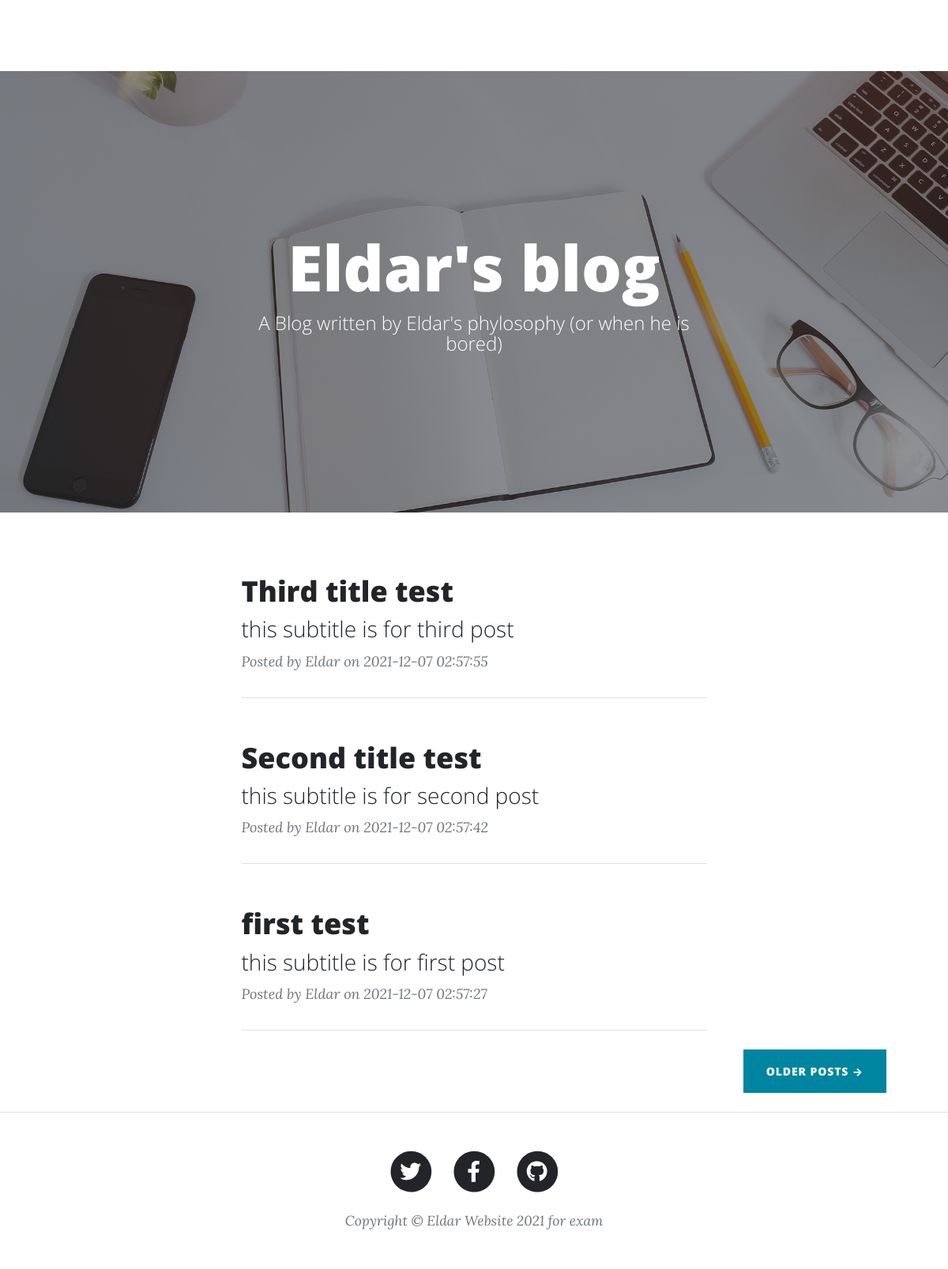
Page /pages/home.php on the committed database.
### tables this page shows
CREATE TABLE `posts` (
  `id` int(11) NOT NULL,
  `img` varchar(1000) NOT NULL,
  `title` varchar(200) NOT NULL,
  `body` text NOT NULL,
  `timestamp` timestamp NOT NULL DEFAULT CURRENT_TIMESTAMP ON UPDATE CURRENT_TIMESTAMP,
  `subtitle` varchar(200) NOT NULL
);

### post_control/get_posts.php (called while the page is built, shortened)
<?php
   require "../blocks/connect.php";
   $sql = "SELECT * FROM posts ORDER BY timestamp desc limit 3 ";
   $result = $mysql->query($sql);
   if ($result->num_rows > 0) {
       $idarray= array();
   }
   ?>

### pages/home.php (the view, shortened to what this page needs)
<?php
include '../post_control/get_posts.php'
?>
<!DOCTYPE html>
<html lang="en">
    <head>
        <link href="../css/styles.css" rel="stylesheet" />
    </head>
    <body>
        <nav class="navbar navbar-expand-lg navbar-light" id="mainNav">
            <div class="container px-4 px-lg-5">
                <div class="collapse navbar-collapse" id="navbarResponsive">
                    <ul class="navbar-nav ms-auto py-4 py-lg-0">
                        <li class="nav-item"><a class="nav-link px-lg-3 py-3 py-lg-4" href="./home.php">Home</a></li>
                        <li class="nav-item"><a class="nav-link px-lg-3 py-3 py-lg-4" href="./about.php">About</a></li>
                        <li class="nav-item"><a class="nav-link px-lg-3 py-3 py-lg-4" href="./post.php">Sample Post</a></li>
                        <li class="nav-item"><a class="nav-link px-lg-3 py-3 py-lg-4" href="./contact.php">Contact</a></li>
                        <li class="nav-item"><a class="nav-link px-lg-3 py-3 py-lg-4" href="../exit.php">Выйти</a></li>
                    </ul>
                </div>
            </div>
        </nav>
        <header class="masthead" style="background-image: url('assets/img/home-bg.jpg')">
            <div class="container position-relative px-4 px-lg-5">
                <div class="row gx-4 gx-lg-5 justify-content-center">
                    <div class="col-md-10 col-lg-8 col-xl-7">
                        <div class="site-heading">
                            <h1>Eldar's blog</h1>
                            <span class="subheading">A Blog written by Eldar's phylosophy (or when he is bored)</span>
                        </div>
                    </div>
                </div>
            </div>
        </header>
        <main>
        <div class="container px-4 px-lg-5">
            <div class="row gx-4 gx-lg-5 justify-content-center">
            <?php
              for($x = 0; $x < 3; $x++) {
                if(isset($x)) {
                  $query = mysqli_query(
  $mysql,"SELECT * FROM `posts` WHERE id = '$idarray[$x]'");
                  $res = mysqli_fetch_array($query);
                  $blog_title = $res['title'];
                  $blog_subtitle = $res['subtitle'];
                  $blog_time = $res['timestamp'];
            ?>
                <div class="col-md-10 col-lg-8 col-xl-7">
                    <div class="post-preview">
                        <a href="post.php">
                            <h2 class="post-title"><?php echo $blog_title; ?></h2>
                            <h3 class="post-subtitle"><?php echo $blog_subtitle; ?></h3>
                        </a>
                        <p class="post-meta">
                            Posted by Eldar
                            on <?php echo $blog_time; ?>
                        </p>
                    </div>
                    <hr class="my-4" />
                </div>
                <?php
              }
             }
           ?>
            </div>
            <div class="d-flex justify-content-end mb-4"><a class="btn btn-primary text-uppercase" href="#!">Older Posts →</a></div>
        </div>
        <footer class="border-top">
            <div class="container px-4 px-lg-5">
                <div class="row gx-4 gx-lg-5 justify-content-center">
                    <div class="col-md-10 col-lg-8 col-xl-7">
                        <ul class="list-inline text-center">
                            <li class="list-inline-item">
                                <a href="#!">
                                    <span class="fa-stack fa-lg">
                                        <i class="fas fa-circle fa-stack-2x"></i>
                                        <i class="fab fa-twitter fa-stack-1x fa-inverse"></i>
                                    </span>
                                </a>
                            </li>
                            <li class="list-inline-item">
                                <a href="#!">
                                    <span class="fa-stack fa-lg">
                                        <i class="fas fa-circle fa-stack-2x"></i>
                                        <i class="fab fa-facebook-f fa-stack-1x fa-inverse"></i>
                                    </span>
                                </a>
                            </li>
                            <li class="list-inline-item">
                                <a href="#!">
                                    <span class="fa-stack fa-lg">
                                        <i class="fas fa-circle fa-stack-2x"></i>
                                        <i class="fab fa-github fa-stack-1x fa-inverse"></i>
                                    </span>
                                </a>
                            </li>
                        </ul>
                        <div class="small text-center text-muted fst-italic">Copyright &copy; Eldar Website 2021 for exam</div>
                    </div>
                </div>
            </div>
        </footer>
    </body>
</html>

### rows in the picture
posts: title "Third title test", subtitle "this subtitle is for third post", timestamp "2021-12-07 02:57:55"
posts: title "Second title test", subtitle "this subtitle is for second post", timestamp "2021-12-07 02:57:42"
posts: title "first test", subtitle "this subtitle is for first post", timestamp "2021-12-07 02:57:27"
